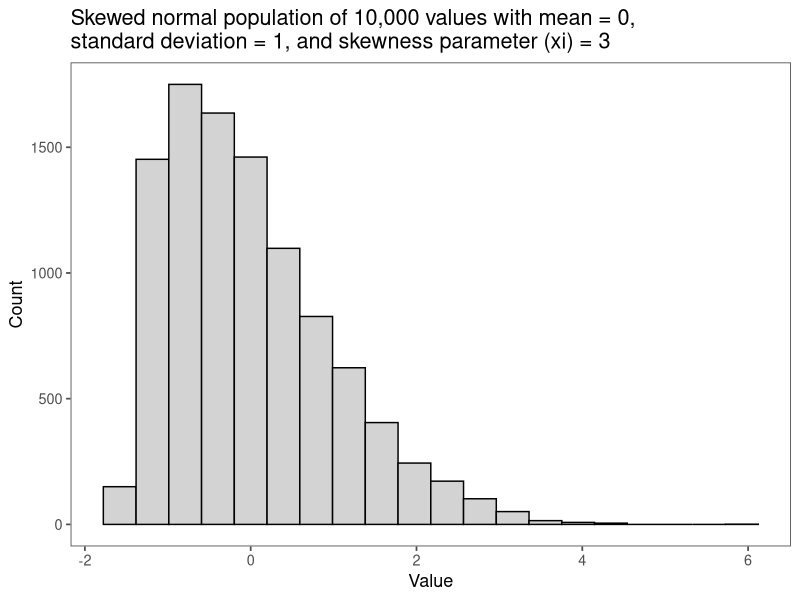
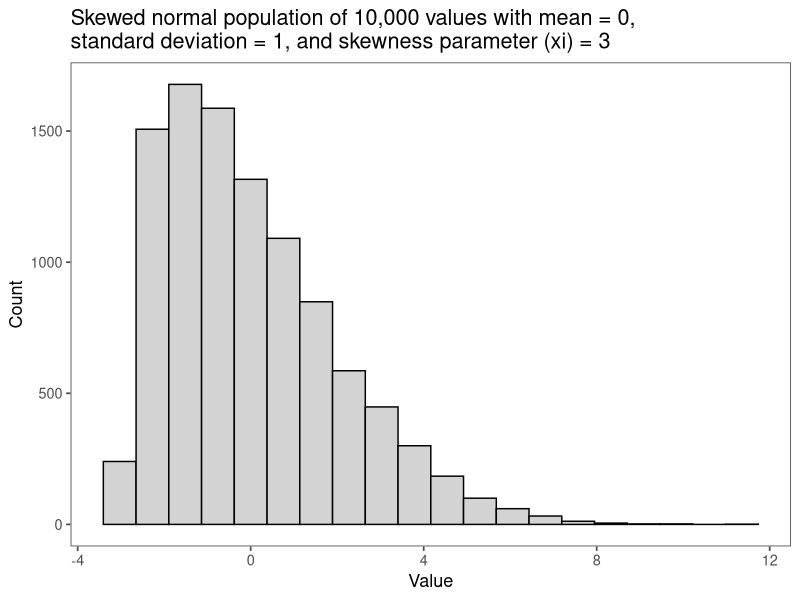

Source code (R) for these figures, in order:
## ---- chunk 1
library(tidyverse) # Loads ggplot, dplyr, and several other packages.
library(ggthemes) # To use theme_few() in ggplot
library(flextable) # To make tables
library(fGarch) # To create skewed normal random values

## ---- chunk 2
nreps = 5000
## ---- chunk 3
alpha.p = 0.05
## ---- chunk 4
combos = data.frame(n1 = c(10, 10, 10, 10, 20, 20, 10, 20, 30,
                           30,	30,	30,	50,	30,	50,	50,	50,	100,
                           100, 100, 100,	50),
                    n2 = c(10, 10, 10, 20, 20, 20, 20, 10, 30,
                           30,	30,	50,	30,	50,	30,	50,	50,	100,
                           100,	50,	50,	100),
                    s1 = c(1, 1, 2, 1, 1, 1, 1, 1, 1, 1,	2, 1,
                           1, 1, 1, 1, 1, 1, 1, 1, 1, 1),
                    s2 = c(1, 2, 2, 1, 1, 2, 2, 2,	1, 2, 2, 1,
                           1, 2, 2, 1, 2, 1, 2, 1,	2, 2),
                    p.Wilcoxon = rep(NA, 22))

combos2 = combos  # Create a second combos df for later analysis on skewed data.              
## ---- chunk 5
for(i in 1:nrow(combos)) {

type.1.error = mean(replicate(nreps,
    wilcox.test(rnorm(combos$n1[i], mean = 0, sd = combos$s1[i]),
       rnorm(combos$n2[i], mean = 0, sd = combos$s2[i]),
       alternative = "two.sided")$p.value) < 0.05)

combos[i, 5] = type.1.error
  
}

## ---- chunk 6
ft1 = flextable(combos)

ft1 = set_caption(ft1,
                 caption = paste0("Empirical type I error rates from ", nreps, " simulations of Wilcoxon rank sum tests on samples from a normal population with a mean of 0 and equal or unequal standard deviations. The target alpha value is ", alpha.p,"." )) |> 
  set_header_labels(ft1, p.Wilcoxon = "Type I error rate")
ft1                                  

## ---- chunk 7
skew1 = rsnorm(10000, mean = 0, sd = 1, xi = 3)
skew2 = rsnorm(10000, mean = 0, sd = 2, xi = 3)

ggplot(data.frame(skew1), aes(x = skew1)) +
  theme_few(base_size = 13) +
  geom_histogram(bins = 20, col = "black", fill = "lightgray") +
  ylab("Count") +
  xlab("Value") +
  ggtitle("Skewed normal population of 10,000 values with mean = 0, \nstandard deviation = 1, and skewness parameter (xi) = 3")

ggplot(data.frame(skew2), aes(x = skew2)) +
  theme_few(base_size = 13) +
  geom_histogram(bins = 20, col = "black", fill = "lightgray") +
  ylab("Count") +
  xlab("Value") +
  ggtitle("Skewed normal population of 10,000 values with mean = 0, \nstandard deviation = 1, and skewness parameter (xi) = 3")

## ---- chunk 8
for(i in 1:nrow(combos2)) {

type.1.error = mean(replicate(nreps,
  wilcox.test(rsnorm(combos2$n1[i], mean = 0, sd = combos2$s1[i],
    xi = 3), rsnorm(combos2$n2[i], mean = 0, sd = combos2$s2[i],
    xi = 3), alternative = "two.sided")$p.value) < 0.05)

combos2[i, 5] = type.1.error
}
## ---- chunk 9

ft2 = flextable(combos2)

ft2 = set_caption(ft2,
                 caption = paste0("Empirical type I error rates from ", nreps, " simulations of Wilcoxon rank sum tests on samples from a right-skewed normal population with a mean of 0 and equal or unequal standard deviations with various equal or unequal sample sizes. The target alpha value is ", alpha.p,". ")) |> 
  set_header_labels(ft1, p.Wilcoxon = "Type I error rate")
ft2                                  
